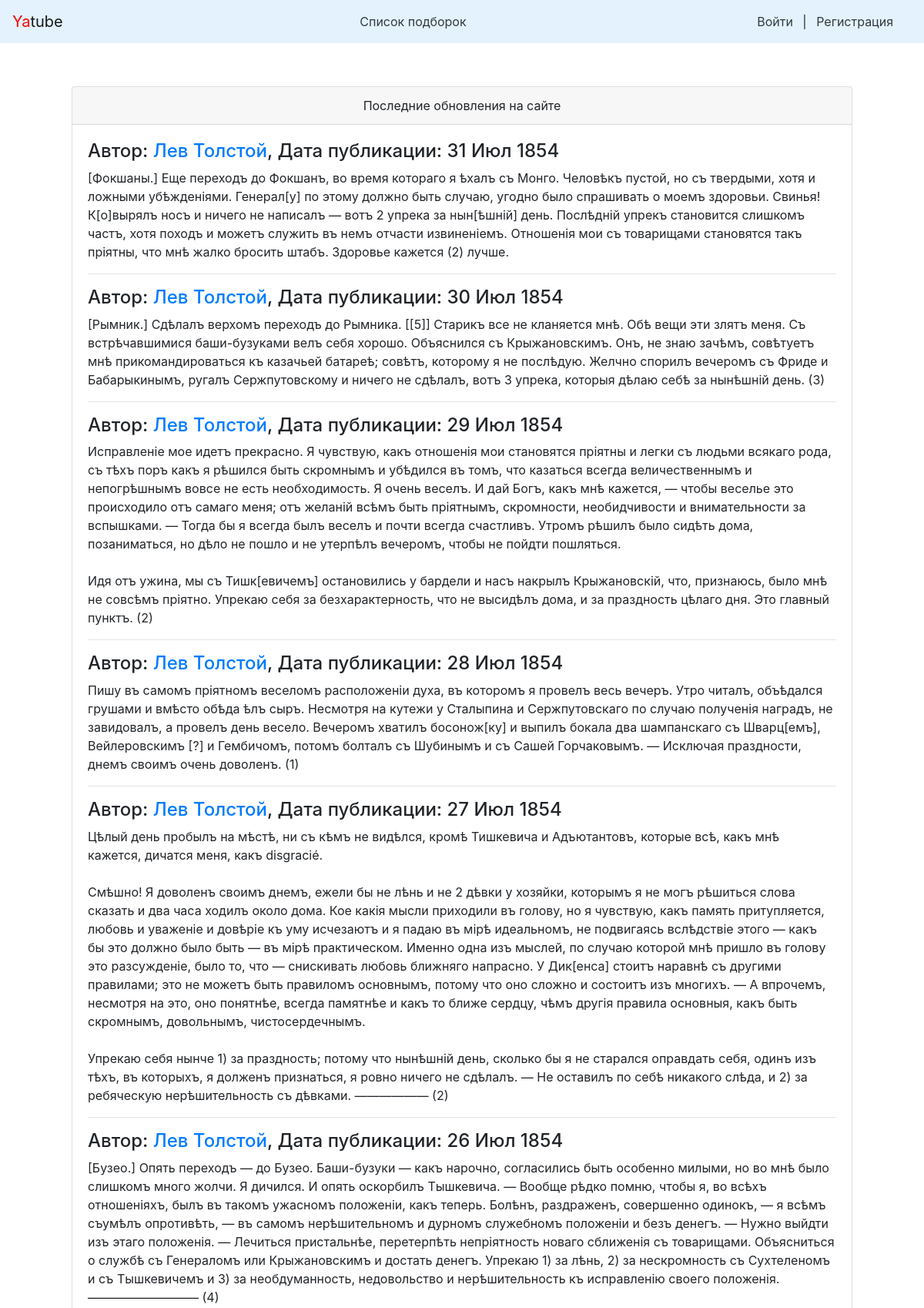
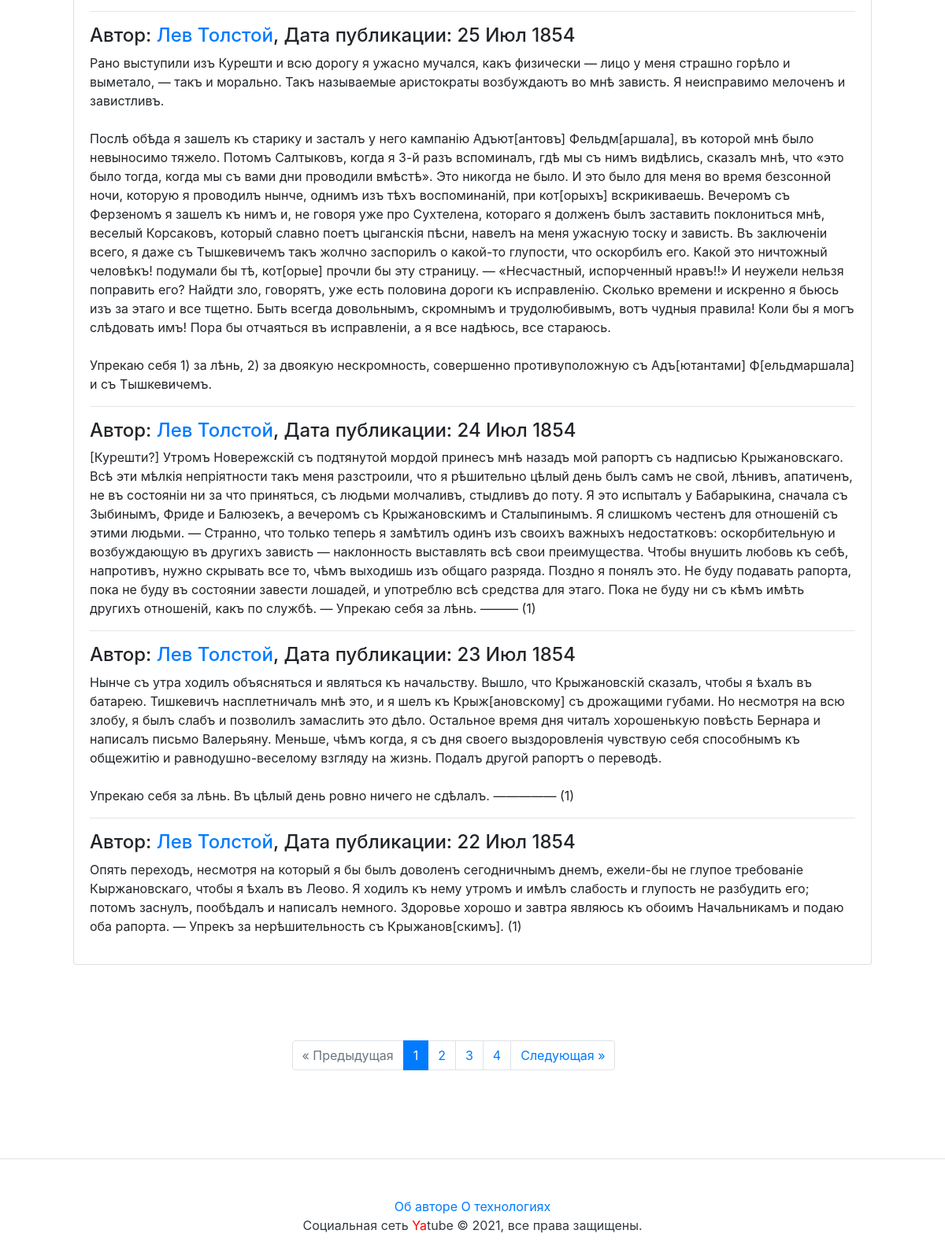
The page / on the database its author committed (2 pictures, top to bottom).
### posts/models.py (models this page shows, shortened)
class Post(models.Model):
    text = models.TextField(
        verbose_name='Текст записи'
    )
    pub_date = models.DateTimeField(
        verbose_name='Дата публикации',
        auto_now_add=True
    )
    author = models.ForeignKey(
        User, on_delete=models.CASCADE,
        related_name='posts', verbose_name='Автор'
    )
    group = models.ForeignKey(
        Group, on_delete=models.SET_NULL, blank=True, null=True,
        related_name='posts', verbose_name='Подборка записей'
    )
    class Meta:
        ordering = ('-pub_date',)
        verbose_name = 'Запись'
        verbose_name_plural = 'Записи'

### posts/views.py (the view)
# urls.py: path('', views.index, name='index'),
def index(request):
    post_list = Post.objects.all()
    page = pagination(request, post_list)
    return render(
        request,
        'posts/index.html',
        {'page': page},
    )

### posts/views.py (called while the page is built)
def pagination(request, objects):
    paginator = Paginator(objects, settings.PAGINATOR_DEFAULT_SIZE)
    page_number = request.GET.get('page')
    page = paginator.get_page(page_number)
    return page

### yatube/context_processors.py (called while the page is built)
def current_year(request):
    return {
        'year': dt.date.today().year,
    }

### posts/templates/posts/index.html (shortened to what this page needs)
{% extends "base.html" %}
{% block content %}
  <div class="row justify-content-center">
    <div class="col-md-12 p-5">
      <div class="card">
      <div class="card-header text-md-center">Последние обновления на сайте</div>
        <div class="card-body">
          {% for post in page %}
            <div>
              <h4>
                Автор:
                Дата публикации: {{ post.pub_date|date:"d M Y" }}
              </h4>
            </div>
            <p>{{ post.text|linebreaksbr }}</p>
            {% if not forloop.last %}
              <hr>
            {% endif %}
          {% endfor %}
        </div>
      </div>
    </div>
  </div>
{% endblock %}

### templates/base.html (shortened to what this page needs)
<!doctype html>
<html>
  <head>
    {% load static %}
    <link rel="stylesheet" href="{% static 'bootstrap/dist/css/bootstrap.min.css' %}">
  </head>
  <body>
    {% include 'includes/nav.html' %}
    <main role="main" class="container">
      <div class="container">
        {% block content %}
        {% endblock %}
        <div class="row justify-content-center">
          <div class="col-md-6 p-5">
            {% include "includes/paginator.html" %}
          </div>
        </div>
      </div>
    </main>
    {% include 'includes/footer.html' %}
  </body>
</html>

### templates/includes/nav.html
<nav class="navbar navbar-light" style="background-color: #e3f2fd;">
  <a class="navbar-brand" href="/" title="На главную"><span style="color:red">Ya</span>tube</a>
  <a class="p-2 text-dark" href="{% url 'group_index' %}">Список подборок</a>
  <nav class="my-2 my-md-0 mr-md-3">
    {% if user.is_authenticated %}
      Пользователь:
      {% spaceless %}
        <a href="{% url 'profile' user.username %}">
          <span>@{{ user.username }}</span>
        </a>
      {% endspaceless %}
      <a class="p-2 text-dark" href="{% url 'new_post' %}">Создать новую запись</a>
      <a class="p-2 text-dark" href="{% url 'password_change' %}">Изменить пароль</a>
      <a class="p-2 text-dark" href="{% url 'logout' %}">Выйти</a>
    {% else %}
      <a class="p-2 text-dark" href="{% url 'login' %}">Войти</a> |
      <a class="p-2 text-dark" href="{% url 'signup' %}">Регистрация</a>
    {% endif %}
  </nav>
</nav>

### templates/includes/paginator.html (shortened to what this page needs)
{% if page.has_other_pages %}
  <nav>
    <ul class="pagination">
      {% if page.has_previous %}
        <li class="page-item">
          <a class="page-link" href="?page={{ page.previous_page_number }}">&laquo; Предыдущая</a>
        </li>
      {% else %}
        <li class="page-item disabled">
          <span class="page-link">&laquo; Предыдущая</span>
        </li>
      {% endif %}
      {% for i in page.paginator.page_range %}
        {% if page.number == i %}
          <li class="page-item active">
            <span class="page-link">{{ i }}
            </span>
          </li>
        {% else %}
          <li class="page-item">
            <a class="page-link" href="?page={{ i }}">{{ i }}</a>
          </li>
        {% endif %}
      {% endfor %}
      {% if page.has_next %}
        <li class="page-item">
          <a class="page-link" href="?page={{ page.next_page_number }}">Следующая &raquo;</a>
        </li>
      {% else %}
        <li class="page-item disabled">
          <span class="page-link">Следующая &raquo;</span>
        </li>
      {% endif %}
    </ul>
  </nav>
{% endif %}

### templates/includes/footer.html
<footer class="pt-4 my-md-5 pt-md-5 border-top">
  <p class="m-0 text-dark text-center ">
    <a href="{% url 'about:author' %}">Об авторе</a>
    <a href="{% url 'about:tech' %}">О технологиях</a>
  </p>
  <p class="m-0 text-dark text-center">
    Социальная сеть
    <span style="color:red"> Ya</span>tube © {{ year }}, все права защищены.
  </p>
</footer>

### rows shown on the page
Post: author.last_name "Лев Толстой ,", pub_date "31 Июл 1854", text "[Фокшаны.] Еще переходъ до Фокшанъ, во время котораго я ѣхалъ съ Монго. Человѣкъ пустой, но съ твердыми, хотя и ложными убѣжденіями. Генерал[у] по этому должно быть случаю, угодно было спрашивать о моемъ здоровьи. Свинья! К[о]вырялъ носъ и ничего не написалъ — вотъ 2 упрека за нын[ѣшній] день. Послѣдній упрекъ становится слишкомъ частъ, хотя походъ и можетъ служить въ немъ отчасти извиненіемъ. Отношенія мои съ товарищами становятся такъ пріятны, что мнѣ жалко бросить штабъ. Здоровье кажется (2) лучше."
Post: author.last_name "Лев Толстой ,", pub_date "30 Июл 1854", text "[Рымник.] Сдѣлалъ верхомъ переходъ до Рымника. [[5]] Старикъ все не кланяется мнѣ. Обѣ вещи эти злятъ меня. Съ встрѣчавшимися баши-бузуками велъ себя хорошо. Объяснился съ Крыжановскимъ. Онъ, не знаю зачѣмъ, совѣтуетъ мнѣ прикомандироваться къ казачьей батареѣ; совѣтъ, которому я не послѣдую. Желчно спорилъ вечеромъ съ Фриде и Бабарыкинымъ, ругалъ Сержпутовскому и ничего не сдѣлалъ, вотъ 3 упрека, которыя дѣлаю себѣ за нынѣшній день. (3)"
Post: author.last_name "Лев Толстой ,", pub_date "29 Июл 1854", text "Исправленіе мое идетъ прекрасно. Я чувствую, какъ отношенія мои становятся пріятны и легки съ людьми всякаго рода, съ тѣхъ поръ какъ я рѣшился быть скромнымъ и убѣдился въ томъ, что казаться всегда величественнымъ и непогрѣшнымъ вовсе не есть необходимость. Я очень веселъ. И дай Богъ, какъ мнѣ кажется, — чтобы веселье это происходило отъ самаго меня; отъ желаній всѣмъ быть пріятнымъ, скромности, необидчивости и внимательности за вспышками. — Тогда бы я всегда былъ веселъ и почти всегда счастливъ. Утромъ рѣшилъ было сидѣть дома, позаниматься, но дѣло не пошло и не утерпѣлъ вечеромъ, чтобы не пойдти пошляться. Идя отъ ужина, мы съ Тишк[евичемъ] остановились у бардели и насъ накрылъ…"
Post: author.last_name "Лев Толстой ,", pub_date "28 Июл 1854", text "Пишу въ самомъ пріятномъ веселомъ расположеніи духа, въ которомъ я провелъ весь вечеръ. Утро читалъ, объѣдался грушами и вмѣсто обѣда ѣлъ сыръ. Несмотря на кутежи у Сталыпина и Сержпутовскаго по случаю полученія наградъ, не завидовалъ, а провелъ день весело. Вечеромъ хватилъ босонож[ку] и выпилъ бокала два шампанскаго съ Шварц[емъ], Вейлеровскимъ [?] и Гембичомъ, потомъ болталъ съ Шубинымъ и съ Сашей Горчаковымъ. — Исключая праздности, днемъ своимъ очень доволенъ. (1)"
Post: author.last_name "Лев Толстой ,", pub_date "27 Июл 1854", text "Цѣлый день пробылъ на мѣстѣ, ни съ кѣмъ не видѣлся, кромѣ Тишкевича и Адъютантовъ, которые всѣ, какъ мнѣ кажется, дичатся меня, какъ disgracié. Смѣшно! Я доволенъ своимъ днемъ, ежели бы не лѣнь и не 2 дѣвки у хозяйки, которымъ я не могъ рѣшиться слова сказать и два часа ходилъ около дома. Кое какія мысли приходили въ голову, но я чувствую, какъ память притупляется, любовь и уваженіе и довѣріе къ уму исчезаютъ и я падаю въ мірѣ идеальномъ, не подвигаясь вслѣдствіе этого — какъ бы это должно было быть — въ мірѣ практическом. Именно одна изъ мыслей, по случаю которой мнѣ пришло въ голову это разсужденіе, было то, что — снискивать любовь ближняго напрасно. У Дик[енса] стоитъ наравнѣ съ другими…"
Post: author.last_name "Лев Толстой ,", pub_date "26 Июл 1854", text "[Бузео.] Опять переходъ — до Бузео. Баши-бузуки — какъ нарочно, согласились быть особенно милыми, но во мнѣ было слишкомъ много жолчи. Я дичился. И опять оскорбилъ Тышкевича. — Вообще рѣдко помню, чтобы я, во всѣхъ отношеніяхъ, былъ въ такомъ ужасномъ положеніи, какъ теперь. Болѣнъ, раздраженъ, совершенно одинокъ, — я всѣмъ съумѣлъ опротивѣть, — въ самомъ нерѣшительномъ и дурномъ служебномъ положеніи и безъ денегъ. — Нужно выйдти изъ этаго положенія. — Лечиться пристальнѣе, перетерпѣть непріятность новаго сближенія съ товарищами. Объясниться о службѣ съ Генераломъ или Крыжановскимъ и достать денегъ. Упрекаю 1) за лѣнь, 2) за нескромность съ Сухтеленомъ и съ Тышкевичемъ и 3) за…"
Post: author.last_name "Лев Толстой ,", pub_date "25 Июл 1854", text "Рано выступили изъ Курешти и всю дорогу я ужасно мучался, какъ физически — лицо у меня страшно горѣло и выметало, — такъ и морально. Такъ называемые аристократы возбуждаютъ во мнѣ зависть. Я неисправимо мелоченъ и завистливъ. Послѣ обѣда я зашелъ къ старику и засталъ у него кампанію Адъют[антовъ] Фельдм[аршала], въ которой мнѣ было невыносимо тяжело. Потомъ Салтыковъ, когда я 3-й разъ вспоминалъ, гдѣ мы съ нимъ видѣлись, сказалъ мнѣ, что «это было тогда, когда мы съ вами дни проводили вмѣстѣ». Это никогда не было. И это было для меня во время безсонной ночи, которую я проводилъ нынче, однимъ изъ тѣхъ воспоминаній, при кот[орыхъ] вскрикиваешь. Вечеромъ съ Ферзеномъ я зашелъ къ нимъ и, не…"
Post: author.last_name "Лев Толстой ,", pub_date "24 Июл 1854", text "[Курешти?] Утромъ Новережскій съ подтянутой мордой принесъ мнѣ назадъ мой рапортъ съ надписью Крыжановскаго. Всѣ эти мѣлкія непріятности такъ меня разстроили, что я рѣшительно цѣлый день былъ самъ не свой, лѣнивъ, апатиченъ, не въ состояніи ни за что приняться, съ людьми молчаливъ, стыдливъ до поту. Я это испыталъ у Бабарыкина, сначала съ Зыбинымъ, Фриде и Балюзекъ, а вечеромъ съ Крыжановскимъ и Сталыпинымъ. Я слишкомъ честенъ для отношеній съ этими людьми. — Странно, что только теперь я замѣтилъ одинъ изъ своихъ важныхъ недостатковъ: оскорбительную и возбуждающую въ другихъ зависть — наклонность выставлять всѣ свои преимущества. Чтобы внушить любовь къ себѣ, напротивъ, нужно скрывать все…"
Post: author.last_name "Лев Толстой ,", pub_date "23 Июл 1854", text "Нынче съ утра ходилъ объясняться и являться къ начальству. Вышло, что Крыжановскій сказалъ, чтобы я ѣхалъ въ батарею. Тишкевичъ насплетничалъ мнѣ это, и я шелъ къ Крыж[ановскому] съ дрожащими губами. Но несмотря на всю злобу, я былъ слабъ и позволилъ замаслить это дѣло. Остальное время дня читалъ хорошенькую повѣсть Бернара и написалъ письмо Валерьяну. Меньше, чѣмъ когда, я съ дня своего выздоровленія чувствую себя способнымъ къ общежитію и равнодушно-веселому взгляду на жизнь. Подалъ другой рапортъ о переводѣ. Упрекаю себя за лѣнь. Въ цѣлый день ровно ничего не сдѣлалъ. ————— (1)"
Post: author.last_name "Лев Толстой ,", pub_date "22 Июл 1854", text "Опять переходъ, несмотря на который я бы былъ доволенъ сегодничнымъ днемъ, ежели-бы не глупое требованіе Кыржановскаго, чтобы я ѣхалъ въ Леово. Я ходилъ къ нему утромъ и имѣлъ слабость и глупость не разбудить его; потомъ заснулъ, пообѣдалъ и написалъ немного. Здоровье хорошо и завтра являюсь къ обоимъ Начальникамъ и подаю оба рапорта. — Упрекъ за нерѣшительность съ Крыжанов[скимъ]. (1)"

### other values the page prints
{{ i }} "1"
{{ i }} "2" "3" "4"
